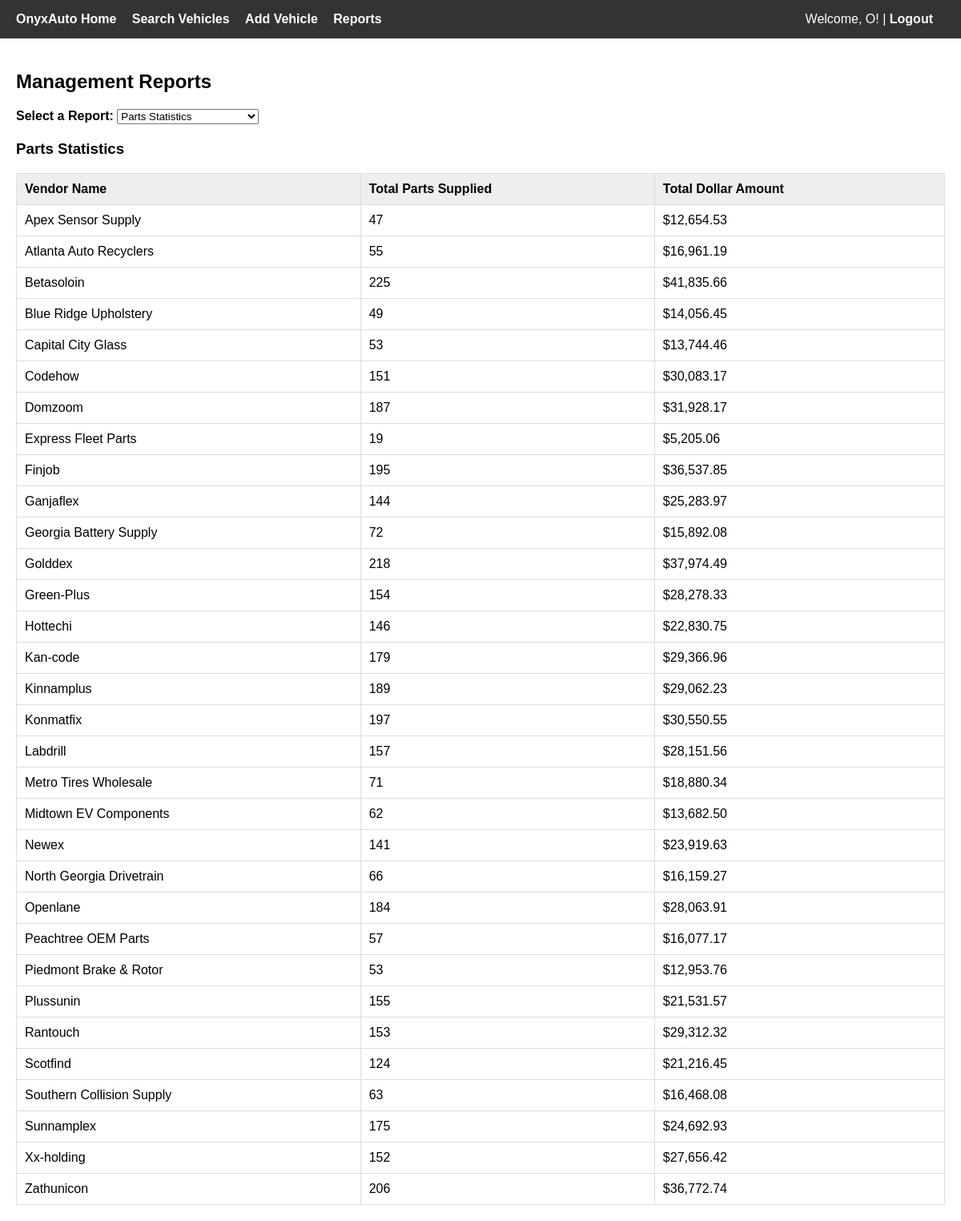
/app/php-frontend/reports.php (signed in), run on the app's committed database.
### tables this page shows
CREATE TABLE Vendor (
    VendorName VARCHAR(100) NOT NULL,
    Phone VARCHAR(20) NOT NULL,
    StreetAddress VARCHAR(100) NOT NULL,
    City VARCHAR(50) NOT NULL,
    State VARCHAR(20) NOT NULL,
    PostalCode VARCHAR(20) NOT NULL,
    PRIMARY KEY (VendorName)
);

### app/php-frontend/db.php (called while the page is built, shortened)
<?php
$isLoggedIn = isset($_SESSION['username']);
$isAcq = $isLoggedIn && $_SESSION['is_acq'] == 1;
$isManager = $isLoggedIn && $_SESSION['is_manager'] == 1;
?>

### app/php-frontend/reports.php (the view, shortened to what this page needs)
<?php
require 'db.php';
require 'header.php';
$sql = "WITH deduped_parts_order AS (
    SELECT DISTINCT
        VIN,
        OrderNum,
        VendorName
    FROM PartsOrder
),
deduped_part AS (
    SELECT DISTINCT
        VIN,
        OrderNum,
        PartNumber,
        Description,
        UnitPrice,
        Quantity,
        Status
    FROM Part
),
part_order_totals AS (
    SELECT
        VIN,
        OrderNum,
        SUM(Quantity) AS TotalPartsSupplied,
        SUM(UnitPrice * Quantity) AS TotalDollarAmount
    FROM deduped_part
    GROUP BY
        VIN,
        OrderNum
)
SELECT
    v.VendorName,
    COALESCE(SUM(pot.TotalPartsSupplied), 0) AS TotalPartsSupplied,
    COALESCE(SUM(pot.TotalDollarAmount), 0) AS TotalDollarAmount
FROM Vendor v
LEFT JOIN deduped_parts_order po
    ON v.VendorName = po.VendorName
LEFT JOIN part_order_totals pot
    ON po.VIN = pot.VIN
   AND po.OrderNum = pot.OrderNum
GROUP BY
    v.VendorName
ORDER BY
    v.VendorName ASC;";
$stmt = $pdo->query($sql);
$partsStats = $stmt->fetchAll();
?>
<h2>Management Reports</h2>
<div style="margin-bottom: 20px;">
    <label for="reportDropdown"><strong>Select a Report: </strong></label>
    <select id="reportDropdown" onchange="showReport(this.value)">
        <option value="partsReport" <?php if(!isset($_GET['month'])) echo 'selected'; ?>>Parts Statistics</option>
    </select>
</div>
<div id="partsReport" class="report-section" style="display: <?php echo isset($_GET['month']) ? 'none' : 'block'; ?>;">
    <h3>Parts Statistics</h3>
    <table>
        <tr><th>Vendor Name</th><th>Total Parts Supplied</th><th>Total Dollar Amount</th></tr>
        <?php foreach($partsStats as $stat): ?>
        <tr>
            <td><?= htmlspecialchars($stat['VendorName']) ?></td>
            <td><?= $stat['TotalPartsSupplied'] ?></td>
            <td>$<?= number_format($stat['TotalDollarAmount'], 2) ?></td>
        </tr>
        <?php endforeach; ?>
    </table>
</div>
</div></body></html>

### app/php-frontend/header.php (shortened to what this page needs)
<!DOCTYPE html>
<html lang="en">
<head>
</head>
<body>
<header>
    <div>
        <a href="index.php">OnyxAuto    Home</a>
        <a href="search.php">Search Vehicles</a>
        <?php if($isAcq): ?> <a href="add_vehicle.php">Add Vehicle</a> <?php endif; ?>
        <?php if($isManager): ?> <a href="reports.php">Reports</a> <?php endif; ?>
    </div>
    <div>
        <?php if($isLoggedIn): ?>
            Welcome, <?= htmlspecialchars($_SESSION['fname']) ?>! | <a href="logout.php">Logout</a>
        <?php else: ?>
            <a href="login.php">Login</a>
        <?php endif; ?>
    </div>
</header>
<div class="container">

### app/php-frontend/header.php (style rules this page uses)
body { font-family: Arial, sans-serif; margin: 0; padding: 0; background: #f4f4f4; }
header { background: #333; color: #fff; padding: 15px 20px; display: flex; justify-content: space-between; }
header a { color: #fff; text-decoration: none; margin-right: 15px; font-weight: bold; }
.container { padding: 20px; max-width: 1200px; margin: auto; background: #fff; }
table { width: 100%; border-collapse: collapse; margin-top: 15px; }
th, td { border: 1px solid #ddd; padding: 10px; text-align: left; }
th { background: #eee; }

### data on the page
vendor: VendorName "Apex Sensor Supply", TotalPartsSupplied "47", TotalDollarAmount "12,654.53"
vendor: VendorName "Atlanta Auto Recyclers", TotalPartsSupplied "55", TotalDollarAmount "16,961.19"
vendor: VendorName "Betasoloin", TotalPartsSupplied "225", TotalDollarAmount "41,835.66"
vendor: VendorName "Blue Ridge Upholstery", TotalPartsSupplied "49", TotalDollarAmount "14,056.45"
vendor: VendorName "Capital City Glass", TotalPartsSupplied "53", TotalDollarAmount "13,744.46"
vendor: VendorName "Codehow", TotalPartsSupplied "151", TotalDollarAmount "30,083.17"
vendor: VendorName "Domzoom", TotalPartsSupplied "187", TotalDollarAmount "31,928.17"
vendor: VendorName "Express Fleet Parts", TotalPartsSupplied "19", TotalDollarAmount "5,205.06"
vendor: VendorName "Finjob", TotalPartsSupplied "195", TotalDollarAmount "36,537.85"
vendor: VendorName "Ganjaflex", TotalPartsSupplied "144", TotalDollarAmount "25,283.97"
vendor: VendorName "Georgia Battery Supply", TotalPartsSupplied "72", TotalDollarAmount "15,892.08"
vendor: VendorName "Golddex", TotalPartsSupplied "218", TotalDollarAmount "37,974.49"
vendor: VendorName "Green-Plus", TotalPartsSupplied "154", TotalDollarAmount "28,278.33"
vendor: VendorName "Hottechi", TotalPartsSupplied "146", TotalDollarAmount "22,830.75"
vendor: VendorName "Kan-code", TotalPartsSupplied "179", TotalDollarAmount "29,366.96"
vendor: VendorName "Kinnamplus", TotalPartsSupplied "189", TotalDollarAmount "29,062.23"
vendor: VendorName "Konmatfix", TotalPartsSupplied "197", TotalDollarAmount "30,550.55"
vendor: VendorName "Labdrill", TotalPartsSupplied "157", TotalDollarAmount "28,151.56"
vendor: VendorName "Metro Tires Wholesale", TotalPartsSupplied "71", TotalDollarAmount "18,880.34"
vendor: VendorName "Midtown EV Components", TotalPartsSupplied "62", TotalDollarAmount "13,682.50"
vendor: VendorName "Newex", TotalPartsSupplied "141", TotalDollarAmount "23,919.63"
vendor: VendorName "North Georgia Drivetrain", TotalPartsSupplied "66", TotalDollarAmount "16,159.27"
vendor: VendorName "Openlane", TotalPartsSupplied "184", TotalDollarAmount "28,063.91"
vendor: VendorName "Peachtree OEM Parts", TotalPartsSupplied "57", TotalDollarAmount "16,077.17"
vendor: VendorName "Piedmont Brake & Rotor", TotalPartsSupplied "53", TotalDollarAmount "12,953.76"
vendor: VendorName "Plussunin", TotalPartsSupplied "155", TotalDollarAmount "21,531.57"
vendor: VendorName "Rantouch", TotalPartsSupplied "153", TotalDollarAmount "29,312.32"
vendor: VendorName "Scotfind", TotalPartsSupplied "124", TotalDollarAmount "21,216.45"
vendor: VendorName "Southern Collision Supply", TotalPartsSupplied "63", TotalDollarAmount "16,468.08"
vendor: VendorName "Sunnamplex", TotalPartsSupplied "175", TotalDollarAmount "24,692.93"
vendor: VendorName "Xx-holding", TotalPartsSupplied "152", TotalDollarAmount "27,656.42"
vendor: VendorName "Zathunicon", TotalPartsSupplied "206", TotalDollarAmount "36,772.74"

### other printed values
$_SESSION['fname'] "O"
